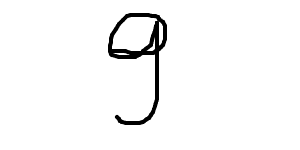
#> input picture canvas (4).jpeg, 300 x 150 px
$ python -i image_crop_invert.py   (imports and definitions only)
#> lines starting #> are read from the running program, lines starting #| are printed output that depends on the picture
#> further down, picture is the input picture: PIL image 300x150 RGBA; mean R, G, B, A 0, 0, 0, 7.9
from PIL import Image, ImageOps


def crop_transparency(image):
    img = image.convert("RGBA")

    datas = img.getdata()

    newData = []
    for item in datas:
        if item[0] > 200:
            newData.append((255, 255, 0, 0))
        else:
            newData.append(item)
#> after the loop, newData = 45000 items

    img.putdata(newData)

    # Get the bounding box of the non-transparent area
    bbox = img.getbbox()
#> bbox = (108, 13, 167, 125)

    # Crop the image to the contents of the bounding box
    img_cropped = img.crop(bbox)
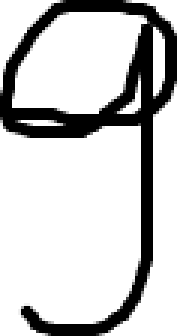
#> img_cropped: PIL image 59x112 RGBA (shown 3 times larger); mean R, G, B, A 0, 0, 0, 53.9; transparent parts drawn white

    # Calculate width and height of the cropped image
    width, height = img_cropped.size
#> width = 59; height = 112

    # Determine the size of the square to be the larger of the width and height
    square_size = max(width, height) + 75 # Adding 4 to account for the 2px padding on each side
#> square_size = 187

    # Create a new image of the square size, filled with transparent pixels
    img_square = Image.new('RGBA', (square_size, square_size), (0, 0, 0, 0))
#> img_square: PIL image 187x187 RGBA; every value is 0

    # Calculate the position to paste the cropped image into the square image
    paste_pos = ((square_size - width) // 2, (square_size - height) // 2)
#> paste_pos = (64, 37)

    # Paste the cropped image into the square image
    img_square.paste(img_cropped, paste_pos)
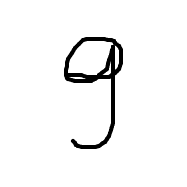
#> img_square: PIL image 187x187 RGBA; mean R, G, B, A 0, 0, 0, 10.2; transparent parts drawn white

    white_bg = Image.new('RGBA', img_square.size, 'WHITE')
#> white_bg: PIL image 187x187 RGBA; every value is 255
    # Paste the image onto the white background

    white_bg.paste(img_square, (0, 0), img_square)
    # Convert the image to RGB

    rgb_img = white_bg.convert('RGB')

    im_invert = ImageOps.invert(rgb_img)
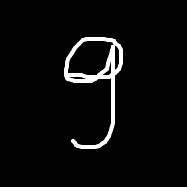
#> im_invert: PIL image 187x187 RGB; min 0, max 255, mean 10.2

    # Save the padded square image
    im_invert.save("last_inverted_cropped.png")

    return im_invert

>>> from PIL import Image
>>> picture = Image.open('canvas (4).jpeg')
>>> result = crop_transparency(picture)

$ run again, on canvas (5).jpeg
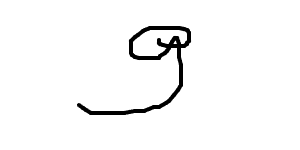
#> input picture canvas (5).jpeg, 300 x 150 px
#> picture is the input picture: PIL image 300x150 RGBA; mean R, G, B, A 0, 0, 0, 7.7
#> after the loop in crop_transparency, `for item in datas:`: newData = 45000 items
#> bbox = (77, 26, 192, 115)
#> in crop_transparency, `img_square.paste(img_cropped, paste_pos)`:
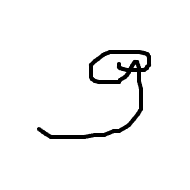
#> img_square: PIL image 190x190 RGBA; mean R, G, B, A 0, 0, 0, 9.6; transparent parts drawn white
#> in crop_transparency, `im_invert = ImageOps.invert(rgb_img)`:
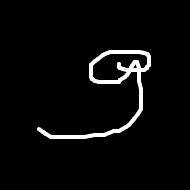
#> im_invert: PIL image 190x190 RGB; min 0, max 255, mean 9.6

$ run again, on number-0.jpeg
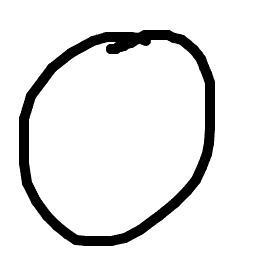
#> input picture number-0.jpeg, 280 x 280 px
#> picture is the input picture: PIL image 280x280 RGBA; mean R, G, B, A 0, 0, 0, 21.7
#> after the loop in crop_transparency, `for item in datas:`: newData = 78400 items
#> bbox = (19, 30, 215, 246)
#> in crop_transparency, `img_cropped = img.crop(bbox)`:
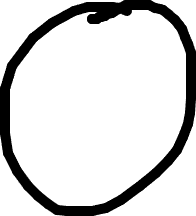
#> img_cropped: PIL image 196x216 RGBA; mean R, G, B, A 0, 0, 0, 40.2; transparent parts drawn white
#> in crop_transparency, `im_invert = ImageOps.invert(rgb_img)`:
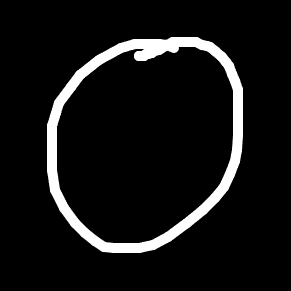
#> im_invert: PIL image 291x291 RGB; min 0, max 255, mean 20.1

$ run again, on number-0_again.jpeg
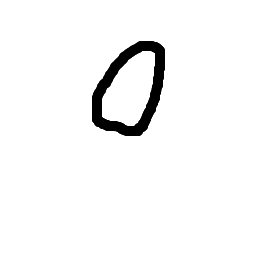
#> input picture number-0_again.jpeg, 280 x 280 px
#> picture is the input picture: PIL image 280x280 RGBA; mean R, G, B, A 0, 0, 0, 8
#> after the loop in crop_transparency, `for item in datas:`: newData = 78400 items
#> bbox = (92, 41, 165, 136)
#> in crop_transparency, `img_cropped = img.crop(bbox)`:
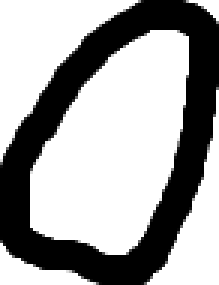
#> img_cropped: PIL image 73x95 RGBA (shown 3 times larger); mean R, G, B, A 0, 0, 0, 90.9; transparent parts drawn white
#> in crop_transparency, `im_invert = ImageOps.invert(rgb_img)`:
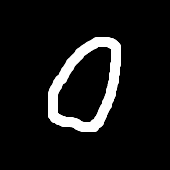
#> im_invert: PIL image 170x170 RGB; min 0, max 255, mean 21.8
